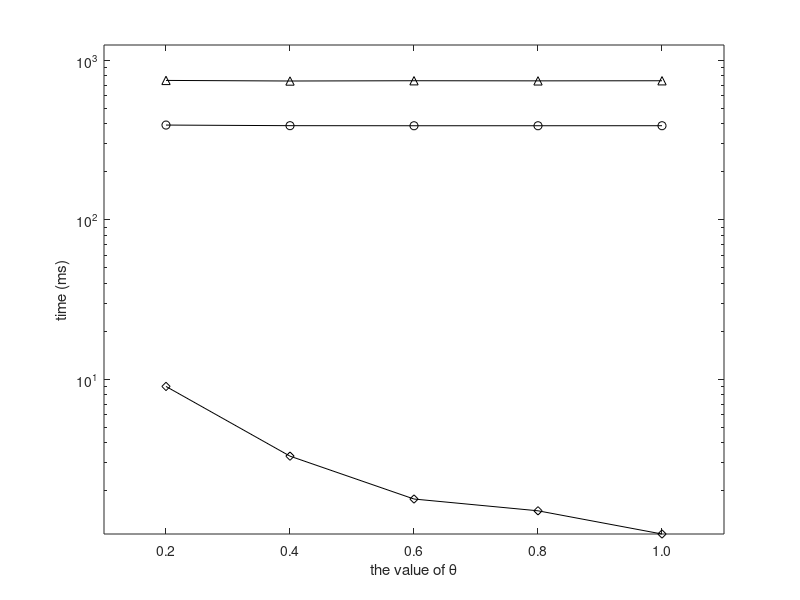

This chart was generated by the following MATLAB code: (Note: this script raises an error after producing the figure.)
set(gcf,'color',[1, 1, 1]);
set(gcf,'unit','centimeters','position',[10 5 9 7]);

x=[1, 2, 3, 4, 5];
y1 = [749.4844434	743.1207018	746.0629908	744.7043981	745.8693959];
y2 = [393.3473879	389.8784765	389.4454283	389.4834585	389.6224198];
y3 = [9.021544184	3.296605821	1.774915174	1.497396358	1.071001279];

p1= semilogy(x, y1, '-k^');
hold on;
p2 = semilogy(x, y2, '-ko');
hold on;
p3 = semilogy(x, y3, '-kd');

xlabel('the value of \theta');
ylabel('time (ms)');

axis([0.5 5.5 0.0 1250]);

%set(gca, 'xtick', 1:5, 'XTickLabel', {'20%','40%','60%','80%','100%'});
set(gca, 'xtick', 1:5, 'XTickLabel', {'0.2','0.4','0.6','0.8','1.0'});
leg=legend('basic-g-v1','basic-w-v1','SWT', 2);
set(leg,'edgecolor','white');

set(gca, 'FontSize', 12);
set(get(gca, 'XLabel'), 'FontSize',12);
set(get(gca, 'YLabel'), 'FontSize',12);
set(findall(gcf,'type','line'),'linewidth',1.5);
set(gca, 'LineWidth', 1.5);
